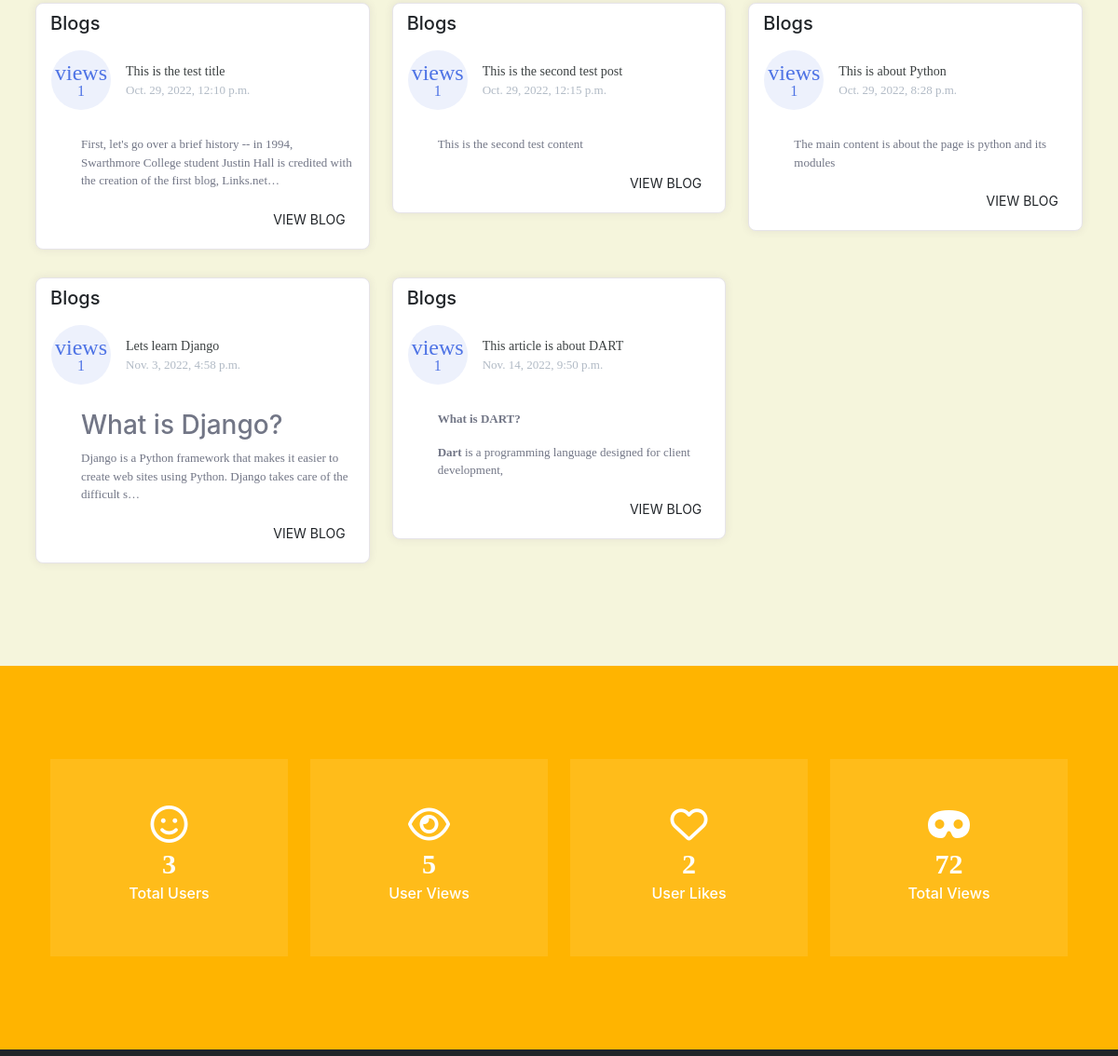
The app's page / (middle part), older data.
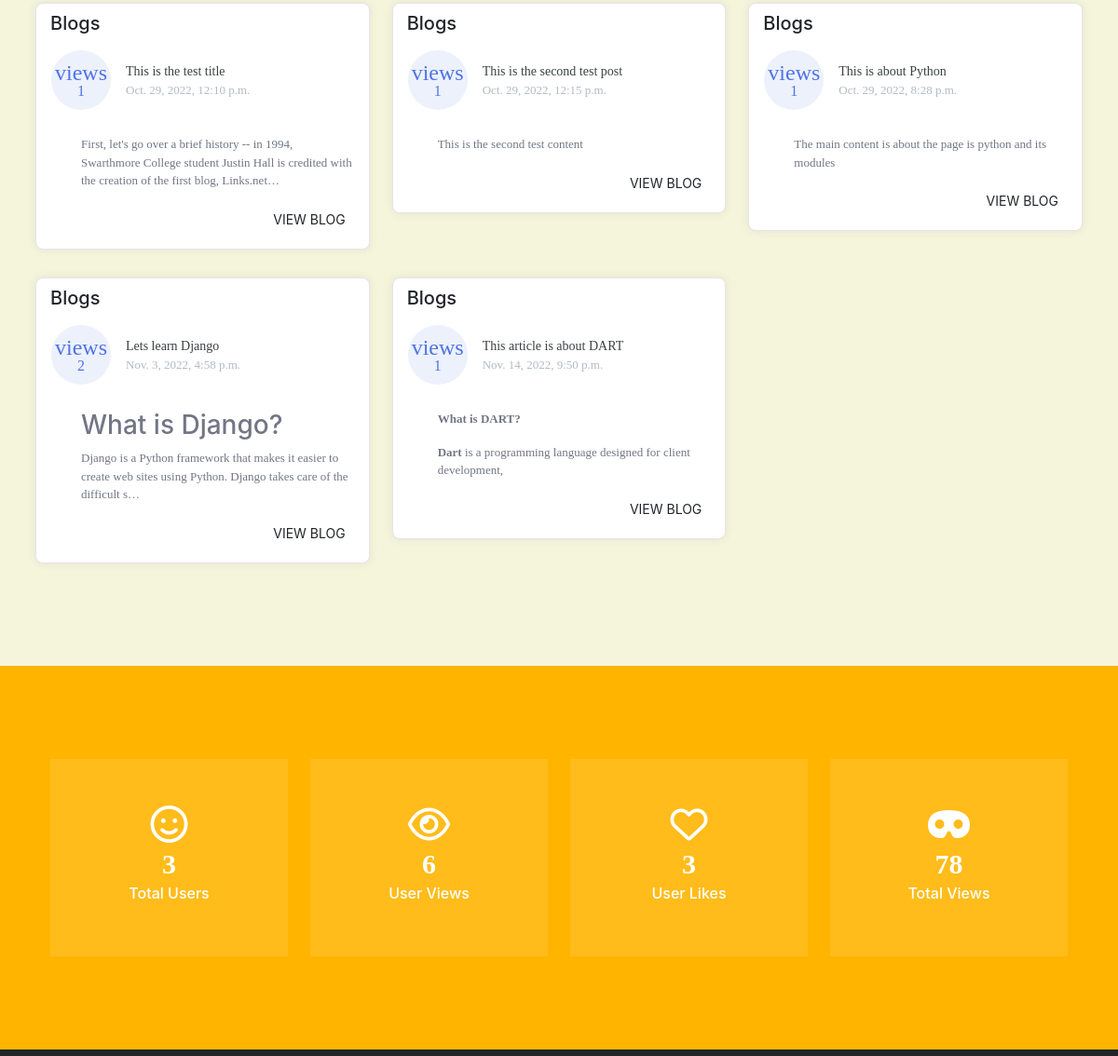
The same page, newer data.
### blog/models.py (models this page shows, shortened)
class Post(models.Model):
     sno = models.AutoField(primary_key=True)
     title = models.CharField(max_length=255)
     content = models.TextField()
     author = models.CharField(max_length=100)
     slug = models.CharField(max_length=130)
     totalviews = models.IntegerField(default=0)
     views = models.IntegerField(default=0)
     likes = models.IntegerField(default=0)
     timeStamp = models.DateTimeField(default=now)

### home/views.py (the view)
# urls.py: path('', views.home, name="home"),
def home(request):
    sv = Post.objects.filter(views__gte=Post.objects.order_by('-views')[2].views)
    allPosts = Post.objects.all()
    a, b, c, d = [], [], [], []
    for i in allPosts:
        a.append(i.totalviews)
        b.append(i.views)
        c.append(i.likes)
    contex = {'sv':sv, 'totalviews':str(sum(a)), 'views':str(sum(b)), 'likes':str(sum(c)), 'totaluser':str(User.objects.all().count())}
    return render(request, "home/home.html", contex)

### templates/home/home.html (shortened to what this page needs)
{% extends 'base.html' %}
{% block body %}
<section style="padding-top: 28px;background: beige;position: sticky;">
  <section class="page-section" id="services">
<div class="container px-2">
    <div class="row" style="padding-top: 8px;">
            {% for s in sv %}
                <div class="col-lg-4">
                    <div class="card card-margin">
                        <div class="card-header no-border">
                            <h5 class="card-title">Blogs</h5>
                        </div>
                        <div class="card-body pt-0">
                            <div class="widget-49">
                                <div class="widget-49-title-wrapper">
                                    <div class="widget-49-date-primary">
                                        <span class="widget-49-date-day">views</span>
                                        <span class="widget-49-date-month">{{s.views}}</span>
                                    </div>
                                    <div class="widget-49-meeting-info">
                                        <span class="widget-49-pro-title">{{s.title}}</span>
                                        <span class="widget-49-meeting-time">{{s.timeStamp}}</span>
                                    </div>
                                </div>
                                <ol class="widget-49-meeting-points">
                                    <li class="widget-49-meeting-item" style="list-style: none;"><span>{{s.content|safe| truncatechars:150}}</span></li>
                                </ol>
                                <div class="widget-49-meeting-action">
                                    <a href="/blog/{{s.slug}}" class="btn btn-sm btn-flash-border-primary">View Blog</a>
                                </div>
                            </div>
                        </div>
                    </div>
                </div>
            {% endfor %}
        </div>
    </div>
</section>
<section id="counter" class="sec-padding">
  <div class="container">
    <div class="row">
      <div class="col-md-3 ">
        <div class="count"> <span class="fa fa-smile-o"></span>
          <p class="number">{{totaluser}}</p>
          <h4>Total Users</h4> </div>
      </div>
      <div class="col-md-3 ">
        <div class="count"> <span class="fa fa-eye"></span>
          <p class="number">{{views}}</p>
          <h4>User Views</h4> </div>
      </div>
      <div class="col-md-3 ">
        <div class="count"> <span class="fa fa-regular fa-heart"></span>
          <p class="number">{{likes}}</p>
          <h4>User Likes</h4> </div>
      </div>
      <div class="col-md-3 ">
        <div class="count"> <span class="fa fa-mask"></span>
          <p class="number">{{totalviews}}</p>
          <h4>Total Views</h4> </div>
      </div>
    </div>
  </div>
</section>
<section class="page-section bg-dark text-white" style="padding-top:10px;">
</section>
{% endblock body %}

Row changes from the older to the newer data that the page shows:
changed Post "Lets learn Django": views "1" → "2"
Text that changed along with them:
{{ views }}: "5" → "6"
{{ likes }}: "2" → "3"
{{ totalviews }}: "72" → "78"
